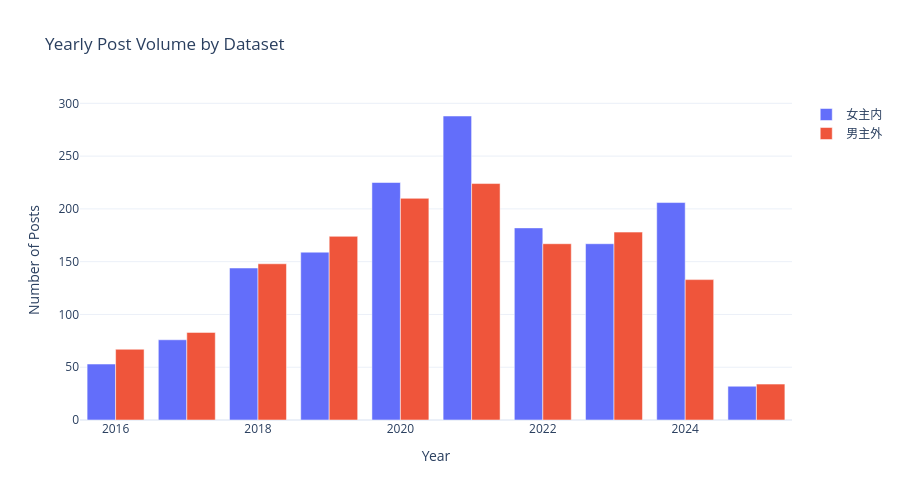
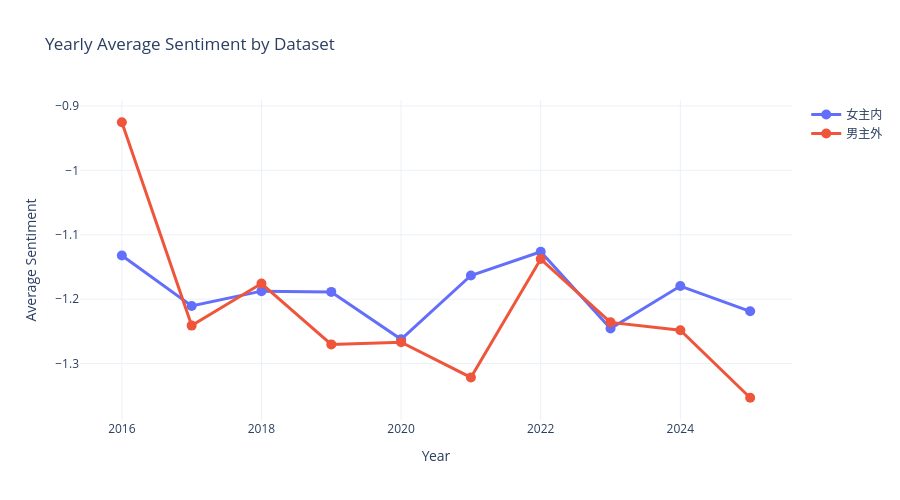

These figures' notebook cell, in order:
### Markdown cell above
## Section 5: Compare Metrics Across Time Periods

### Code cell
# Yearly statistics by dataset
yearly_stats = df_clean.groupby(['year', 'dataset']).agg({
    'qwen_sentiment': ['count', 'mean', lambda x: (x > 0).sum(), lambda x: (x < 0).sum(), lambda x: (x == 0).sum()],
}).reset_index()

yearly_stats.columns = ['year', 'dataset', 'total_posts', 'avg_sentiment', 'positive_count', 'negative_count', 'neutral_count']
yearly_stats['positive_pct'] = 100 * yearly_stats['positive_count'] / yearly_stats['total_posts']
yearly_stats['negative_pct'] = 100 * yearly_stats['negative_count'] / yearly_stats['total_posts']
yearly_stats['neutral_pct'] = 100 * yearly_stats['neutral_count'] / yearly_stats['total_posts']

print("Yearly Statistics by Dataset:")
print(yearly_stats.to_string())

# Graph 1: Yearly post volume comparison
fig4a = go.Figure()

for dataset in ['女主内', '男主外']:
    data = yearly_stats[yearly_stats['dataset'] == dataset]
    fig4a.add_trace(
        go.Bar(x=data['year'], y=data['total_posts'], name=dataset,
               hovertemplate='<b>%{fullData.name}</b><br>Year: %{x}<br>Posts: %{y}<extra></extra>')
    )

fig4a.update_layout(
    title='Yearly Post Volume by Dataset',
    xaxis_title='Year',
    yaxis_title='Number of Posts',
    barmode='group',
    height=500,
    template='plotly_white',
    hovermode='x unified'
)

fig4a.show()

# Graph 2: Yearly sentiment comparison
fig4b = go.Figure()

for dataset in ['女主内', '男主外']:
    data = yearly_stats[yearly_stats['dataset'] == dataset]
    fig4b.add_trace(
        go.Scatter(x=data['year'], y=data['avg_sentiment'], name=dataset,
                   mode='lines+markers', line=dict(width=3), marker=dict(size=10),
                   hovertemplate='<b>%{fullData.name}</b><br>Year: %{x}<br>Avg Sentiment: %{y:.2f}<extra></extra>')
    )

fig4b.update_layout(
    title='Yearly Average Sentiment by Dataset',
    xaxis_title='Year',
    yaxis_title='Average Sentiment',
    height=500,
    template='plotly_white',
    hovermode='x unified'
)

fig4b.show()

### Figure 1 — Plotly figure (JSON) as saved in the notebook; plotly's stock layout.template omitted (floating-point values rounded to 4 significant figures)
{"data": [{"hovertemplate": "<b>%{fullData.name}</b><br>Year: %{x}<br>Posts: %{y}<extra></extra>", "name": "女主内", "type": "bar", "x": [2016, 2017, 2018, 2019, 2020, 2021, 2022, 2023, 2024, 2025], "y": [53, 76, 144, 159, 225, 288, 182, 167, 206, 32]}, {"hovertemplate": "<b>%{fullData.name}</b><br>Year: %{x}<br>Posts: %{y}<extra></extra>", "name": "男主外", "type": "bar", "x": [2016, 2017, 2018, 2019, 2020, 2021, 2022, 2023, 2024, 2025], "y": [67, 83, 148, 174, 210, 224, 167, 178, 133, 34]}], "layout": {"barmode": "group", "height": 500, "hovermode": "x unified", "title": {"text": "Yearly Post Volume by Dataset"}, "xaxis": {"title": {"text": "Year"}}, "yaxis": {"title": {"text": "Number of Posts"}}}}

### Figure 2 — Plotly figure (JSON) as saved in the notebook; plotly's stock layout.template omitted (floating-point values rounded to 4 significant figures)
{"data": [{"hovertemplate": "<b>%{fullData.name}</b><br>Year: %{x}<br>Avg Sentiment: %{y:.2f}<extra></extra>", "line": {"width": 3}, "marker": {"size": 10}, "mode": "lines+markers", "name": "女主内", "type": "scatter", "x": [2016, 2017, 2018, 2019, 2020, 2021, 2022, 2023, 2024, 2025], "y": [-1.132, -1.211, -1.188, -1.189, -1.262, -1.163, -1.126, -1.246, -1.18, -1.219]}, {"hovertemplate": "<b>%{fullData.name}</b><br>Year: %{x}<br>Avg Sentiment: %{y:.2f}<extra></extra>", "line": {"width": 3}, "marker": {"size": 10}, "mode": "lines+markers", "name": "男主外", "type": "scatter", "x": [2016, 2017, 2018, 2019, 2020, 2021, 2022, 2023, 2024, 2025], "y": [-0.9254, -1.241, -1.176, -1.27, -1.267, -1.321, -1.138, -1.236, -1.248, -1.353]}], "layout": {"height": 500, "hovermode": "x unified", "title": {"text": "Yearly Average Sentiment by Dataset"}, "xaxis": {"title": {"text": "Year"}}, "yaxis": {"title": {"text": "Average Sentiment"}}}}
